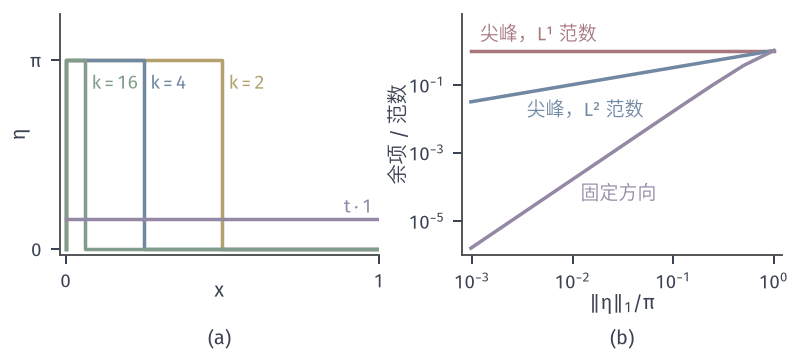

Python code for this plot:
from pathlib import Path
import sys
HERE = Path(__file__).resolve().parent
sys.path.insert(0, str(HERE.parent/'func-common'))
from func_fig import *
# J(u)=int sin u，u=0，spike eta_k=pi 1_[0,1/k]，固定方向 t*1。
fig, axes = figure(width_mm=112, height_mm=50, ncols=2)
panel(fig, left=.075, wspace=.26, bottom=.28)
ax = axes[0]
for k, c in ((2, YELLOW), (4, BLUE), (16, GREEN)):
    ax.plot([0, 0, 1/k, 1/k, 1], [0, np.pi, np.pi, 0, 0], color=c, lw=1.4)
    ax.text(1/k+.02, np.pi-.25*(1+(k==16)*0), f'$k={k}$', color=c, fontsize=7.5, va='top')
for t in (.5,):
    ax.plot([0, 1], [t, t], color=PURPLE, lw=1.4)
ax.text(.98, .6, r'$t\cdot 1$', color=PURPLE, fontsize=7.5, ha='right')
ax.set_xlim(-.02, 1); ax.set_ylim(-.1, 3.9); ax.set_xticks([0, 1]); ax.set_yticks([0, np.pi]); ax.set_yticklabels(['0', r'$\pi$']); ax.set_xlabel('$x$', labelpad=-4); ax.set_ylabel(r'$\eta$', labelpad=0)
ax = axes[1]
k = 2.0**np.arange(0, 11)
d = 1/k
ratio_l1 = np.abs(np.sin(np.pi)-np.pi)*d/(np.pi*d)
ratio_l2 = np.abs(np.sin(np.pi)-np.pi)*d/(np.pi*np.sqrt(d))
t = np.pi*d
ratio_fix = (t-np.sin(t))/t
ax.loglog(d, ratio_l1, color=RED, lw=1.4)
ax.loglog(d, ratio_l2, color=BLUE, lw=1.4)
ax.loglog(d, ratio_fix, color=PURPLE, lw=1.4)
ax.text(.0012, 2.0, '尖峰，L¹ 范数', color=RED, fontsize=7.5)
ax.text(.0035, .012, '尖峰，L² 范数', color=BLUE, fontsize=7.5)
ax.text(.012, .000042, r'固定方向', color=PURPLE, fontsize=7.5)
ax.set_xlim(8e-4, 1.2); ax.set_ylim(1e-6, 12); ax.set_xlabel(r'$\Vert\eta\Vert_1/\pi$', labelpad=0); ax.set_ylabel('余项 / 范数', labelpad=0)
ax.set_yticks([1e-5, 1e-3, 1e-1]); ax.minorticks_off(); ax.set_xticks([1e-3, 1e-2, 1e-1, 1])
tags(fig, axes)
save(fig, HERE, 'figure', {'R': 'int(eta-sin eta)', 'spike': 'pi on [0,1/k]', 'ratio_L1': ratio_l1.tolist()[:3], 'ratio_L2': ratio_l2.tolist()[:3]})
